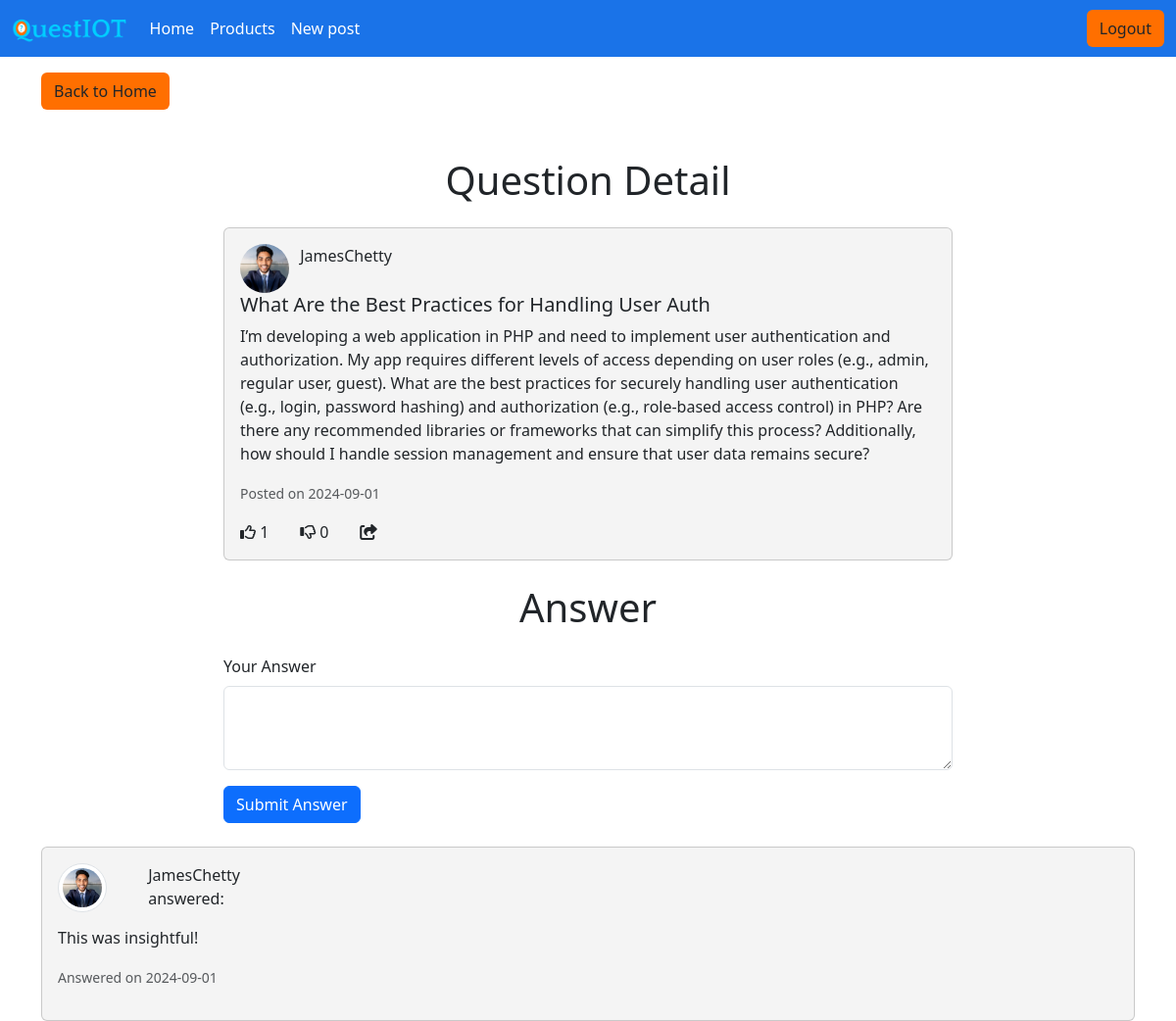
The app's page /pages/questionpostpage.php?id=22 (signed in) with its own data.
### tables this page shows
CREATE TABLE `question` (
  `questionid` int(11) NOT NULL,
  `heading` varchar(50) NOT NULL,
  `question_text` text NOT NULL,
  `userid` int(11) DEFAULT NULL,
  `like` int(11) DEFAULT 0,
  `dislike` int(11) DEFAULT 0,
  `categoriesid` int(11) DEFAULT NULL,
  `created_at` date DEFAULT current_timestamp()
);

CREATE TABLE `users` (
  `userid` int(11) NOT NULL,
  `username` varchar(50) NOT NULL,
  `email` varchar(100) NOT NULL,
  `password` varchar(50) NOT NULL,
  `usertype` varchar(50) DEFAULT NULL,
  `userImage` varchar(255) DEFAULT NULL
);

CREATE TABLE `answer` (
  `answerid` int(11) NOT NULL,
  `questionid` int(11) DEFAULT NULL,
  `userid` int(11) DEFAULT NULL,
  `answer_text` text DEFAULT NULL,
  `created_at` date DEFAULT current_timestamp(),
  `like` int(11) DEFAULT NULL,
  `dislike` int(11) DEFAULT NULL
);

### pages/questionpostpage.php (the view, shortened to what this page needs)
<?php
require 'config.php';
$questionid = isset($_GET['id']) ? intval($_GET['id']) : 0;
if ($questionid > 0) {
    $sql = "SELECT q.heading, q.question_text, u.username, u.userImage, q.created_at, q.`like`, q.dislike
            FROM question q
            JOIN users u ON q.userid = u.userid
            WHERE q.questionid = ?";
    $stmt = $conn->prepare($sql);
    $stmt->bind_param("i", $questionid);
    $stmt->execute();
    $result = $stmt->get_result();
    if ($result->num_rows > 0) {
        $row = $result->fetch_assoc();
    } else {
        $error = "Question not found.";
    }
} else {
    $error = "Invalid question ID.";
}
$sql = "SELECT a.answer_text, u.username, u.userImage, a.created_at
        FROM answer a
        JOIN users u ON a.userid = u.userid
        WHERE a.questionid = ? ORDER BY a.created_at DESC";
$stmt = $conn->prepare($sql);
$stmt->bind_param("i", $questionid);
$stmt->execute();
$answers_result = $stmt->get_result();
?>
<!doctype html>
<html lang="en">
<head>
    <link href="https://cdn.jsdelivr.net/npm/bootstrap@5.3.3/dist/css/bootstrap.min.css" rel="stylesheet">
    <link href="../css/main.css" rel="stylesheet">
</head>
<body>
    <?php include '../components/navbar.php'; ?>
    <div class="container mt-3">
        <a href="home.php" class="btn btn-outline-sucess">Back to Home</a>
    </div>
    <div class="container mt-5">
        <div class="text-center mb-4">
            <h1>Question Detail</h1>
        </div>
        <?php if (isset($error)): ?>
            <p class="text-danger text-center"><?php echo htmlspecialchars($error); ?></p>
        <?php else: ?>
            <div class="card col-8 mx-auto mb-4 post-background">
                <div class="card-body">
                    <div class="row">
                        <div class="col-1">
                            <img src="../uploads/userImages/<?php echo htmlspecialchars($row['userImage']); ?>" alt="User Image" class="rounded-circle" style="width: 50px; height: 50px;">
                        </div>
                        <div class="col-2">
                            <p><?php echo htmlspecialchars($row['username']); ?></p>
                        </div>
                    </div>
                    <h5 class="card-title"><?php echo htmlspecialchars($row['heading']); ?></h5>
                    <p class="card-text"><?php echo htmlspecialchars($row['question_text']); ?></p>
                    <p class="card-text"><small class="text-muted">Posted on <?php echo htmlspecialchars($row['created_at']); ?></small></p>
                    <div class="row">
                        <div class="col-1">
                            <i class="fa-regular fa-thumbs-up like-toggle" data-id="<?php echo htmlspecialchars($questionid); ?>"></i>
                            <span class="like-count"><?php echo htmlspecialchars($row['like']); ?></span>
                        </div>
                        <div class="col-1">
                            <i class="fa-regular fa-thumbs-down dislike-toggle" data-id="<?php echo htmlspecialchars($questionid); ?>"></i>
                            <span class="dislike-count"><?php echo htmlspecialchars($row['dislike']); ?></span>
                        </div>
                        <div class="col-1">
                            <i class="fa-solid fa-share-from-square"></i>
                        </div>
                    </div>
                </div>
            </div>
            <div class="text-center mb-4">
                <h1>Answer</h1>
            </div>
            <form action="" method="POST" class="col-8 mx-auto">
                <div class="mb-3">
                    <label for="answer" class="form-label">Your Answer</label>
                    <textarea class="form-control" id="answer" name="answer" rows="3" required></textarea>
                </div>
                <button type="submit" class="btn btn-primary">Submit Answer</button>
            </form>
            <?php if ($answers_result->num_rows > 0): ?>
                <?php while ($answer = $answers_result->fetch_assoc()): ?>
                    <div class="card mt-4 post-background">
                        <div class="card-body">
                            <div class="row">
                                <div class="col-1">
                                    <img src="../uploads/userImages/<?php echo htmlspecialchars($answer['userImage']); ?>" alt="User Image" class="img-thumbnail rounded-circle" style="width: 50px; height: 50px;">
                                </div>
                                <div class="col-2">
                                    <p><?php echo htmlspecialchars($answer['username']); ?> answered:</p>
                                </div>
                            </div>
                            <p><?php echo htmlspecialchars($answer['answer_text']); ?></p>
                            <p><small class="text-muted">Answered on <?php echo htmlspecialchars($answer['created_at']); ?></small></p>
                        </div>
                    </div>
                <?php endwhile; ?>
            <?php endif; ?>
        <?php endif; ?>
    </div>
</body>
</html>

### css/main.css (style rules this page uses)
.post-background { background-color: #F4F4F4; }
.btn-outline-sucess { background: #FF6F00 !important; }

### records on screen
question: userid.userImage (picture), userid.username "JamesChetty", heading "What Are the Best Practices for Handling User Auth", question_text "I’m developing a web application in PHP and need to implement user authentication and authorization. My app requires different levels of access depending on user roles (e.g., admin, regular user, guest). What are the best practices for securely handling user authentication (e.g., login, password hashing) and authorization (e.g., role-based access control) in PHP? Are there any recommended libraries or frameworks that can simplify this process? Additionally, how should I handle session management and ensure that user data remains secure?", created_at "2024-09-01", like "1", dislike "0"
answer: userid.userImage (picture), userid.username "JamesChetty", answer_text "This was insightful!", created_at "2024-09-01"
